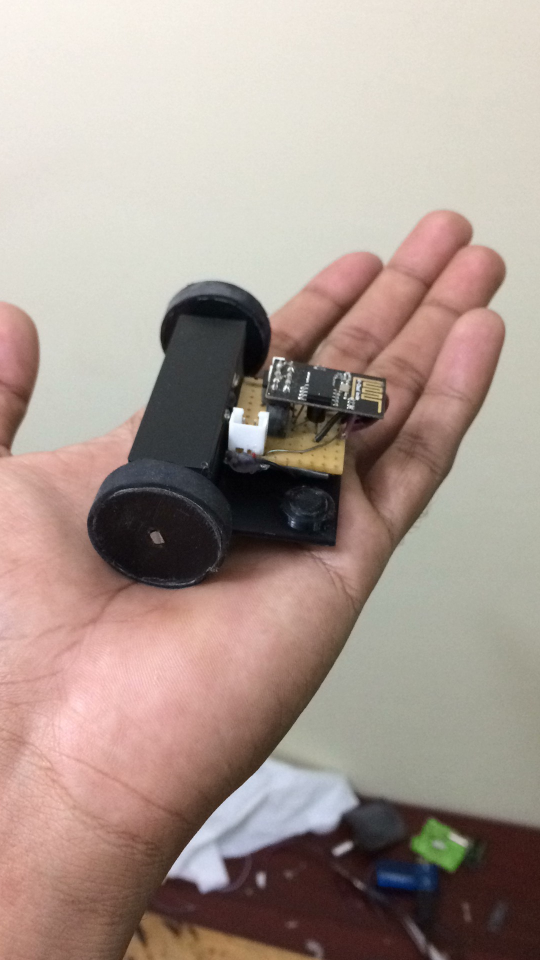
#> input picture Img/IMG_2409.JPG, 1080 x 1920 px, given in place of img1.jpg, which was not available (shown at 1/2 size)
$ python self_org_bots_main.py   (Python 2 division)
#> lines starting #> are read from the running program, lines starting #| are printed output that depends on the picture; after the words box and inside, x2 and y2 are one past the last pixel; in counts of white or black regions, pixels touching at a corner belong together; long printed decimals are rounded; pictures that were not available may be replaced by others from this repository, and a replacement may not be noted
import numpy as np
import matplotlib.pyplot as plt
import cv2
import threading as thr
import time as ti
import imutils
import urllib2 as url
bot_points=[[72,43],[22,87],[92,13],[12,55],[71,02],[13,55],[77,1],[32,33],[91,64],[2,4],[99,100]]
t=bot_points
#initialisations
line=[]
pos=[]
posi=[]
cent=[]
clr_id={}
distance=[]
dist=[]
new=[]
bots=5
u=1
v=1
d=1
e=1
s_lim=5
x=640
y=480
cap=cv2.VideoCapture(1)
lower = {'red': (166, 100, 100), 'green': (40, 100, 100), 'blue': (100, 100,100), 'yellow': (8,100, 100), 'orange': (-6,100,100)}
upper = {'red': (186, 255, 255), 'green': (65, 255, 255), 'blue': (120, 255, 255), 'yellow': (28, 255, 255), 'orange': (14,255,255)}
center_bot=int((bots-1)/2)
median=int(y/2)
upper_range=x-(0.1*x)
lower_range=x-(0.9*x)
spacing=(upper_range-lower_range)/bots
z=int(lower_range)
def bot70(x,y):#robot protocols
    return 0
def bot71(x,y):#robot protocols
    return 0
def bot72(x,y):#robot protocols
    return 0
def bot73(x,y):#robot protocols
    return 0
def bot74(x,y):#robot protocols
    return 0
#test(can be ignored if not necessary)
# [37 lines left out: function overall, not called in this run]
#get image from cam
def get_image():
    #_,img=cap.read()
    img=cv2.imread("img1.jpg")
#> img is the input picture: shape (1920, 1080, 3); mean B, G, R 144.3, 152.8, 169.6
    _=True
    if _:
        return img
    else:
        print "camera cannot be accessed"
        return None
#skeletal structures
def line_skeleton(z=z):
    #for making line skeleton in any given x and y
    for i in range(bots):
        line.append([z,median])
        z=int(z+spacing)
    return line
# [40 lines left out: function rectangular_wave, not called in this run]
#application of NN algorithm to reduce time and save power. K=1.
def nearest_neighbours(skeleton,temp):
    posi=[]
    #find euclidian distance  eu_dist=sqrt((x1-y1)*2-(x2-y2)*2)
    #mutable list should be assigned properly
    temp=temp[:]
    t=temp
    for i in xrange(len(t)):
        distance=[]
        for j in temp:
            dis = np.linalg.norm(np.array(skeleton[i]) - np.array(j))
            distance.append([dis,j])
        pos=[k[1] for k in sorted(distance)][0]
        posi.append(pos)
        temp.remove(pos)
    return posi
def color_centers(x,lower,upper):
    mask = cv2.inRange(x, lower, upper)
    mask = cv2.erode(mask, None, iterations=2)
    mask = cv2.dilate(mask, None, iterations=2)
    cnts = cv2.findContours(mask.copy(), cv2.RETR_EXTERNAL,cv2.CHAIN_APPROX_SIMPLE)[-2]
    if len(cnts) > 0:
        c = max(cnts, key=cv2.contourArea)
        rect=cv2.minAreaRect(np.array(c))
        print rect
        ((x, y), radius) = cv2.minEnclosingCircle(c)
        M = cv2.moments(c)
        center = (int(M["m10"] / M["m00"]), int(M["m01"] / M["m00"]))
        if radius > 10:
            cv2.circle(g, (int(x), int(y)), int(radius),(0, 255, 255), 2)
            cv2.circle(g, center, 5, (0, 255, 0), -1)
            return center
    else:return 0
if __name__=="__main__":
    g = get_image()
    g = imutils.resize(g, width=640, height=480)
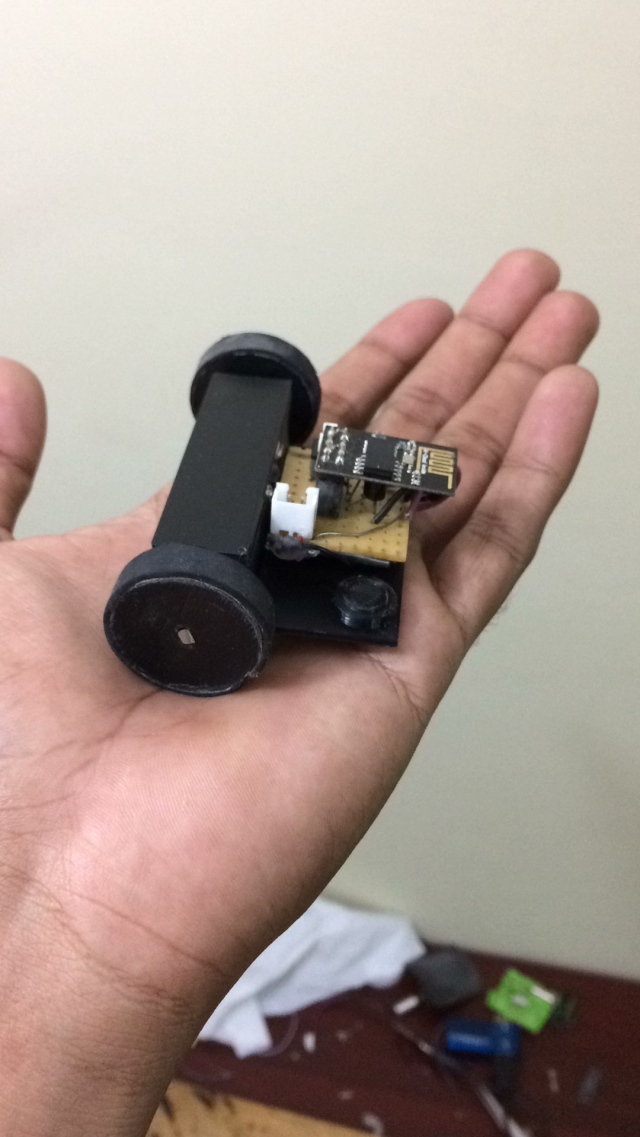
#> g: shape (1137, 640, 3); mean B, G, R 144.3, 152.8, 169.6
    hsv = cv2.cvtColor(g, cv2.COLOR_BGR2HSV)
#> hsv: shape (1137, 640, 3); mean H, S, V 31.7, 50.5, 171.1
    for clr, ran in lower.iteritems():
        clr_centr = color_centers(hsv, lower[clr], upper[clr])
        if clr_centr == 0:
            pass
        else:
            cent.append(list(clr_centr))
            clr_id[clr] = tuple(clr_centr)
#> this loop made 5 passes
#> (rect in color_centers, x in color_centers, y in color_centers, radius in color_centers, clr_centr) on passes 2 to 5: (((521.4, 1002.1), (46.37, 60.37), -50.71), 521, 1001.1, 32.73, (519, 1001)), (((468, 1040.3), (10.41, 36.49), -84.81), 468, 1040.5, 18.34, (466, 1040)), (((259.5, 1109.5), (53, 221), -90), 259.5, 1132, 110.6, (236, 1119)), (((173.1, 995.8), (247.9, 61.31), -55.26), 190, 1007.5, 124, (170, 1007))
#> clr_centr on pass 1: 0
#| ((521.384, 1002.087), (46.367, 60.369), -50.711)
#| ((468.016, 1040.320), (10.412, 36.486), -84.806)
#| ((259.5, 1109.5), (53.0, 221.0), -90.0)
#| ((173.125, 995.797), (247.866, 61.311), -55.257)
#> pass 1, in color_centers, `mask = cv2.inRange(x, lower, upper)`:
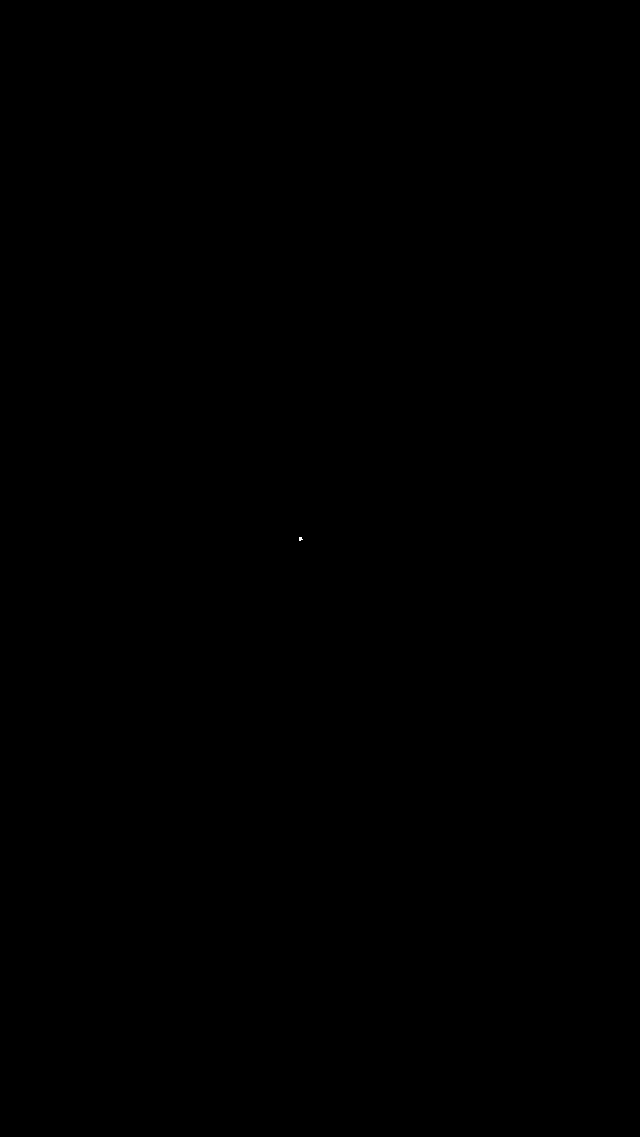
#> mask: shape (1137, 640); 0% white in thin lines or dots, all inside (x1, y1, x2, y2) = (299, 537, 303, 541)
#> pass 2, in color_centers (call 2), `mask = cv2.erode(mask, None, iterations=2)`:
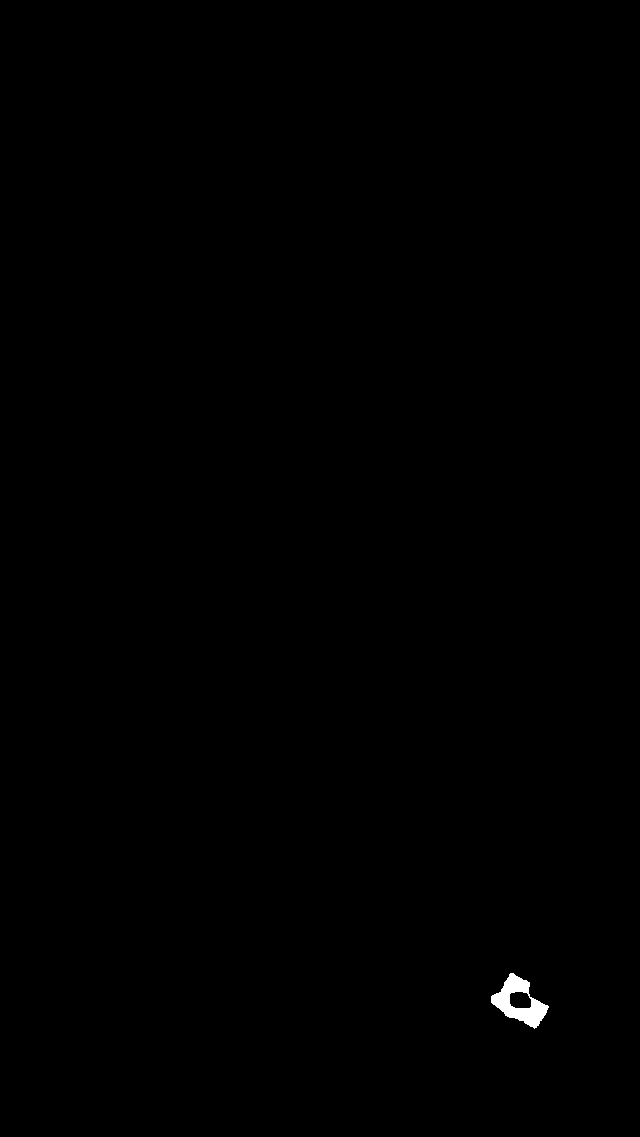
#> mask: shape (1137, 640); 0.19% white; 1 white region, box (x1, y1, x2, y2) and area: (491, 973, 549, 1029) 1379
#> after the loop, cent = [[519, 1001], [466, 1040], [236, 1119], [170, 1007]]; clr_id = {'green': (519, 1001), 'blue': (466, 1040), 'yellow': (236, 1119), 'orange': (170, 1007)}
    lin = line_skeleton()
    arranged = nearest_neighbours(lin, cent)
#> in nearest_neighbours, `temp=temp[:]`: temp has the same summary as cent outside nearest_neighbours
#> in nearest_neighbours, `t=temp`: t has the same summary as cent outside nearest_neighbours
#> the loop in nearest_neighbours, `for i in xrange(len(t)):` made 4 passes
#> after the loop in nearest_neighbours, `for i in xrange(len(t)):`: posi = [[170, 1007], [519, 1001], [466, 1040], [236, 1119]]; temp = []
#> arranged has the same summary as posi in nearest_neighbours
    [cv2.circle(g, tuple(ke), 6, (0, 0, 255), 2) for ke in lin]
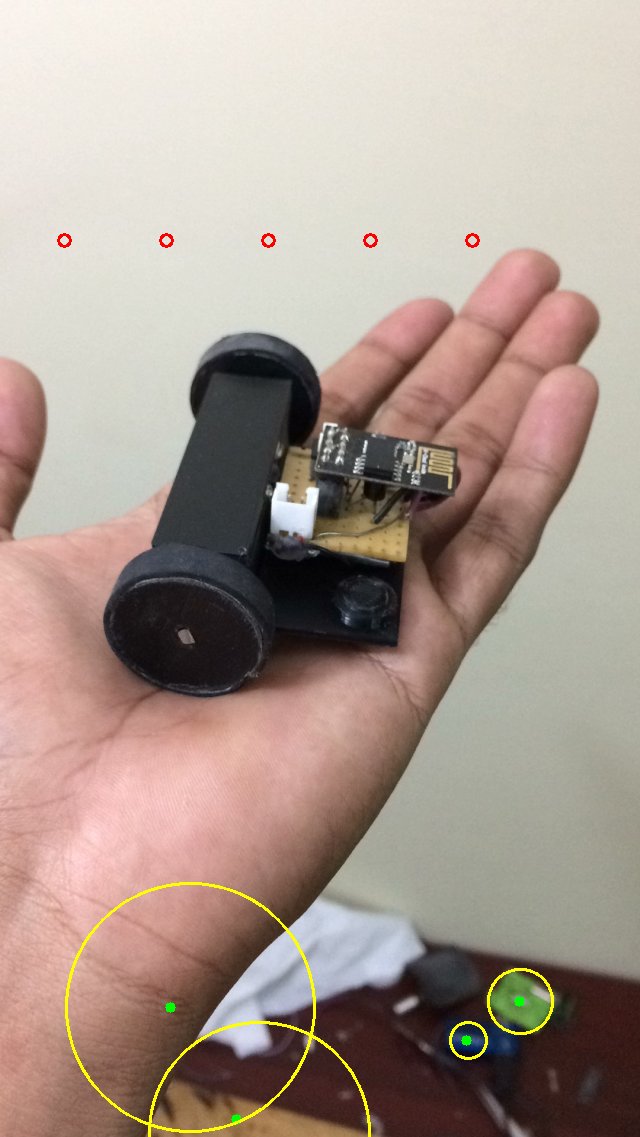
#> g: shape (1137, 640, 3); 0.71% of pixels changed, all inside (x1, y1, x2, y2) = (57, 233, 554, 1137)
    for ind, ar in enumerate(arranged):
        cv2.circle(g, tuple(ar), 7, (0, 255, 225), -1)
#> this loop made 4 passes
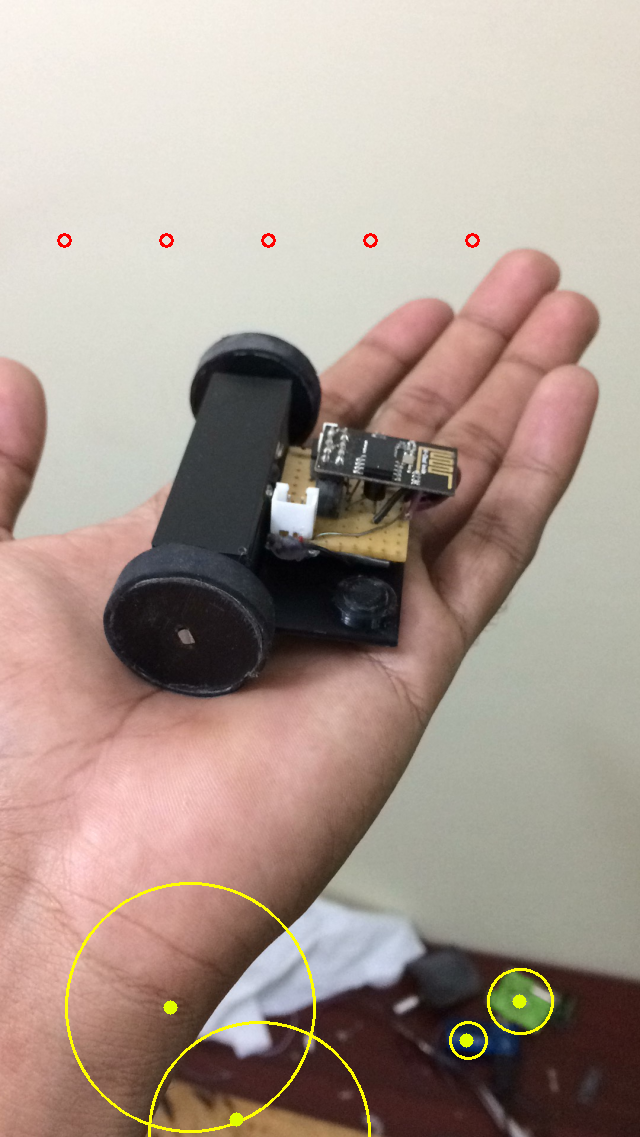
#> g: shape (1137, 640, 3); 0.08% of pixels changed, all inside (x1, y1, x2, y2) = (163, 994, 527, 1127)
        # cv2.line(g,tuple(lin[ind]), tuple(ar), 7)


    def set_clr(skel, arranged, clr_id, dist):
        for s, a, d in zip(skel, arranged, dist):
            for key in clr_id.keys():
                print key
                if clr_id[key] == tuple(a):
                    print "here"
                    clr_id[key] = [s, a, d[0], d[3]]
        return clr_id

    #calculate angle for each bot to target point
    def finding_angles(line, points):
        for i, j in zip(line, points):
            hyp = (np.linalg.norm(np.array(i) - np.array(j)))
            opp = (np.linalg.norm(np.array((j[0], median)) - np.array(j)))
            adj = (np.linalg.norm(np.array(i) - np.array((j[0], median))))
            angle = 180 - (90 + np.degrees((np.arccos((adj / hyp)))))
            dist.append([hyp, opp, adj, angle])
#> this loop made 4 passes
#> (i, j, hyp, opp, adj, angle) on passes 1 to 4: ([64, 240], [170, 1007], 774.3, 767, 106, 7.87), ([166, 240], [519, 1001], 838.9, 761, 353, 24.88), ([268, 240], [466, 1040], 824.1, 800, 198, 13.9), ([370, 240], [236, 1119], 889.2, 879, 134, 8.67)
#> after the loop, dist = [[774.3, 767, 106, 7.87], [838.9, 761, 353, 24.88], [824.1, 800, 198, 13.9], [889.2, 879, 134, 8.67]]
        return dist


    print finding_angles(lin, arranged)
#| [[774.290, 767.0, 106.0, 7.868], [838.886, 761.0, 353.0, 24.885], [824.138, 800.0, 198.0, 13.901], [889.155, 879.0, 134.0, 8.668]]
    final_dict = set_clr(lin, arranged, clr_id, dist)
#> the loop in set_clr, `for s, a, d in zip(skel, arranged, dist):` made 4 passes
#> (printed output is left out)
#> after the loop in set_clr, `for s, a, d in zip(skel, arranged, dist):`: clr_id = {'green': [[166, 240], [519, 1001], 838.9, 24.88], 'blue': [[268, 240], [466, 1040], 824.1, 13.9], 'yellow': [[370, 240], [236, 1119], 889.2, 8.67], 'orange': [[64, 240], [170, 1007], 774.3, 7.87]}
#> final_dict has the same summary as clr_id in set_clr
    #format:[color:orgin,destination,distance,angle]
    print final_dict
#| {'green': [[166, 240], [519, 1001], 838.886, 24.885], 'blue': [[268, 240], [466, 1040], 824.138, 13.901], 'yellow': [[370, 240], [236, 1119], 889.155, 8.668], 'orange': [[64, 240], [170, 1007], 774.290, 7.868]}
    for k, va in final_dict.iteritems():
        cv2.line(g, tuple(va[0]), tuple(va[1]), (255, 0, 0), 4)
#> this loop made 4 passes
#> (k, va) on passes 1 to 4: ('green', [[166, 240], [519, 1001], 838.9, 24.88]), ('blue', [[268, 240], [466, 1040], 824.1, 13.9]), ('yellow', [[370, 240], [236, 1119], 889.2, 8.67]), ('orange', [[64, 240], [170, 1007], 774.3, 7.87])
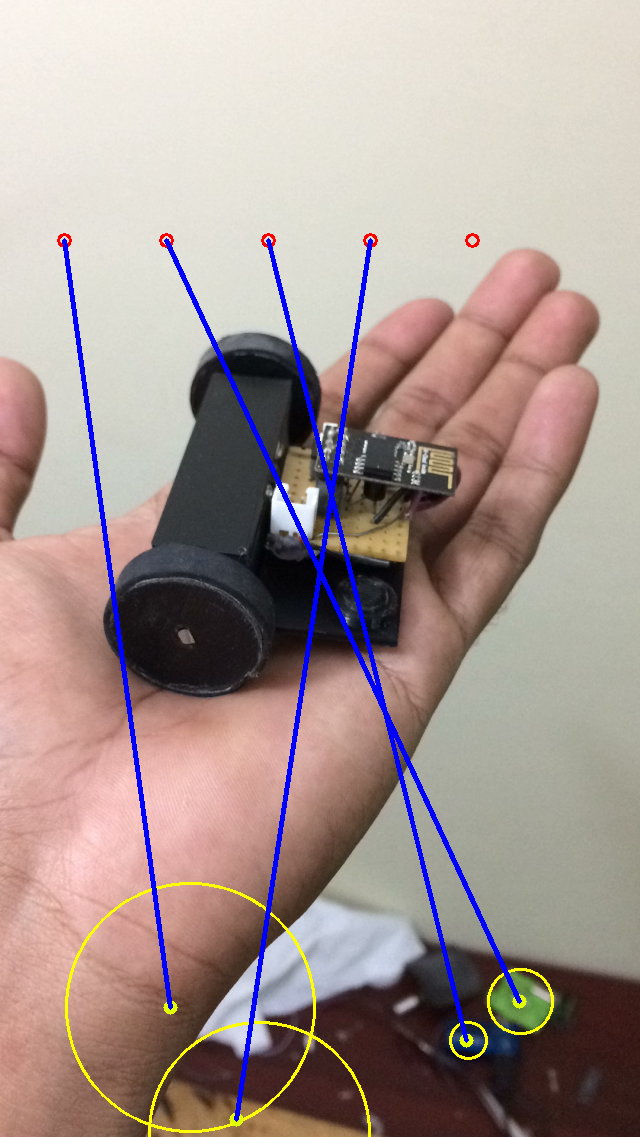
#> g: shape (1137, 640, 3); 2.22% of pixels changed, all inside (x1, y1, x2, y2) = (62, 238, 522, 1122)

    for key,value in final_dict.iteritems():
        if key=='blue':
            x1=thr.Thread(target=bot70,args=(value[2],value[3]))
        if key=='green':
            x2=thr.Thread(target=bot71,args=(value[2],value[3]))
        if key=='red':
            x3=thr.Thread(target=bot72,args=(value[2],value[3]))
        if key=='yellow':
            x4=thr.Thread(target=bot73,args=(value[2],value[3]))
        if key=='orange':
            x5=thr.Thread(target=bot74,args=(value[2],value[3]))
#> this loop made 4 passes
    cv2.imshow("go", g)
    cv2.waitKey(0)
    x1.start()
    x2.start()
#> (the run stopped early here; a loop or call above may not have finished)
